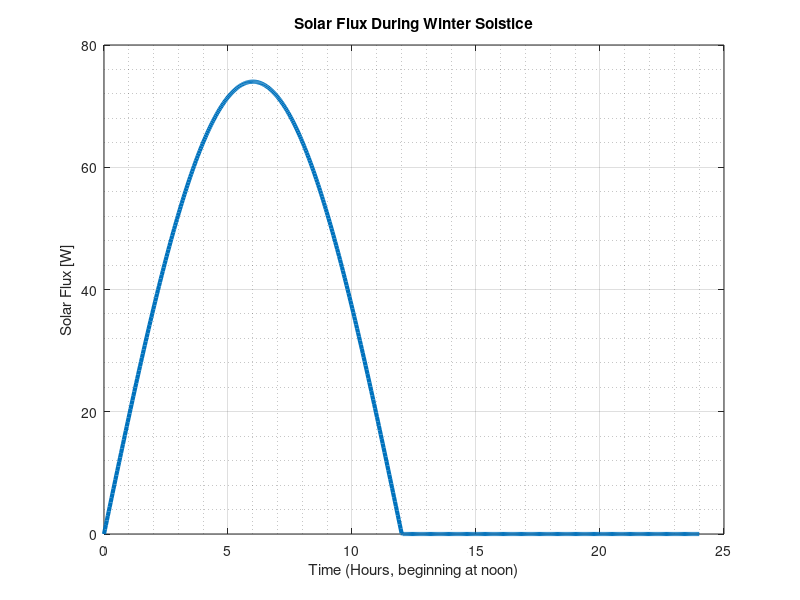

This figure's MATLAB source: (Note: this script raises an error after producing the figure.)
    %% Design Lab 
clear; clc; close all; 

IRSolar = 1361; %at 1 AU in w/m^2
IRSpaceCraftWinter = 88;  %w/m^2
IRSpaceCraftSummer = 63;  %w/m^2
InstrumentHeat = 20; %w
Rmin = 0.9827; %in AU
Rmax = 1.0205; %in AU 
theta = 0; % orbit angle 
phi = 23.5; % inclination angle 

% EmissivityRadiator = 0.91; % +- 0.02 
% AbsorbanceRadiator = 0.15; % +- 0.02

%These are to test that our code is giving the correct output 
EmissivityRadiator = 0.85; % +- 0.02 
AbsorbanceRadiator = 0.2; % +- 0.02

R = Rmin; 
IRSolarUseSummer = 1361 * (1/Rmax)^2; 
IRSolarUseWinter = 1361 * (1/Rmin)^2; 

%IRTotal = IRSolarUse + IRSpaceCraft + InstrumentHeat; 

Temp = 303; % in K
TempSpace = 0; 

%((Arad * EmissivityRadiator * IRSolarUse) + IRSpaceCraft + (Arad * EmissivityRadiator * IRSpaceCraft)) = (Arad * EmissivityRadiator)

AradSummer = -20/((IRSolarUseSummer*AbsorbanceRadiator*cosd(phi)) + (IRSpaceCraftSummer * EmissivityRadiator) - (EmissivityRadiator *(5.67*10^-8)* (Temp ^4 - TempSpace ^4)))
SideRad = sqrt(AradSummer)


AradWinter = -20/((IRSolarUseWinter*AbsorbanceRadiator*cosd(phi)) + (IRSpaceCraftWinter * EmissivityRadiator) - (EmissivityRadiator *(5.67*10^-8)* (Temp ^4 - TempSpace ^4)))
SideRad = sqrt(AradWinter)

IRSpaceCraftEquinox = (63+88)/2; %W/m^2
IRSpaceCraftEclipse = 11;
Aradeq = -20/((IRSolar*AbsorbanceRadiator) + (IRSpaceCraftEquinox * EmissivityRadiator) - (EmissivityRadiator *(5.67*10^-8)* (Temp ^4 - TempSpace ^4)))
%fprintf("IR Use is %f", IRSolarUse)


SolarFlux = [];
TempSpaceCraft = [];
TempSpaceCraft2 = [];
OpPower = [];
EPower = [];
for i = 0:0.01:2*pi
    if i <= pi 
       
        SolarF = Aradeq * IRSolarUseWinter * AbsorbanceRadiator *cosd(23.5)* sin(i); %+ (IRSpaceCraftWinter*AradWinter * AbsorbanceRadiator) ;
    
        OpP = 74.0071 - SolarF;
        if OpP < 0
           OpP = 0; 
        end
        
    else 
        SolarF = 0;
    end 
    SolarFlux = [SolarFlux;SolarF];
    OpPower = [OpPower; OpP];
    maxind1 = max(SolarFlux);
    T = ((SolarF + 20 + (Aradeq * EmissivityRadiator*IRSpaceCraftWinter))/(Aradeq * EmissivityRadiator *(5.67*10^-8)))^(1/4);
    TempSpaceCraft = [TempSpaceCraft;T];
    T2 = ((SolarF + OpP + 20 + (Aradeq * EmissivityRadiator*IRSpaceCraftWinter))/(Aradeq * EmissivityRadiator *(5.67*10^-8)))^(1/4);
    TempSpaceCraft2 = [TempSpaceCraft2;T2]; 
end 

%emergency power for winter can just be normal 20
for j = 1:629
     EP = 20;
     EPower = [EPower; EP];
end


figure  
plot(linspace(0,24,629), SolarFlux, 'LineWidth', 3)
xlabel("Time (Hours, beginning at noon)")
ylabel("Solar Flux [W]")
title('Solar Flux During Winter Solstice')
grid on
grid minor


figure
yyaxis left
plot(linspace(0,24,629), TempSpaceCraft, 'b--', 'LineWidth', 3)
xlabel("Time (Hours, beginning at noon)")
ylabel("Temperature [K]")
title('Unheated Temperature of the Radiator During Winter Solstice')
grid on
grid minor
hold on
plot(linspace(0,24,629), TempSpaceCraft2, 'b', 'LineWidth', 3)
yyaxis right
ylabel('Operational Power [W]')
plot(linspace(0,24,629), OpPower, 'r', 'LineWidth', 3)
legend('Unheated Temperature', 'Heated Temperature')



figure
yyaxis left
plot(linspace(0,24,629), TempSpaceCraft, 'b', 'LineWidth', 3)
xlabel("Time (Hours, beginning at noon)")
ylabel("Temperature [K]")
title(' Temperature of the Radiator During Winter Solstice')
grid on
grid minor
hold on
plot(linspace(0,24,629), TempSpaceCraft2, 'b', 'LineWidth', 3)
yyaxis right
ylabel('Operational Power [W]')
plot(linspace(0,24,629), OpPower, 'r', 'LineWidth', 3)
legend('Unheated Temperature', 'Heated Temperature')

figure
plot(linspace(0,24,629), OpPower, 'k', 'LineWidth', 3)
xlabel("Time (Hours, beginning at noon)")
ylabel("Power [W]")
title('Power During Winter Solstice')
grid on
grid minor
hold on
plot(linspace(0,24,629), EPower, 'm', 'LineWidth', 3)
legend('Operational Power','Emergency Power')


SolarFlux = [];
TempSpaceCraft = [];
OpPower = [];
EPower = [];
for i = 0:0.01:2*pi
    if i <= pi 
        SolarF = Aradeq * IRSolarUseSummer * AbsorbanceRadiator * cosd(23.5)*sin(i); %+ (IRSpaceCraftWinter*AradWinter * AbsorbanceRadiator) ;
         OpP = 67 - SolarF;
        if OpP < 0
           OpP = 0; 
        end
        
    
    else 
        SolarF = 0;
    end 
    SolarFlux = [SolarFlux;SolarF];
    OpPower = [OpPower; OpP];
    maxind2 = max(SolarFlux);
    T = ((SolarF + 20 + (Aradeq * EmissivityRadiator*IRSpaceCraftSummer))/(Aradeq * EmissivityRadiator *(5.67*10^-8)))^(1/4);
    TempSpaceCraft = [TempSpaceCraft;T];
    
end 

%emergency power calculations
for j = 1:629
     if TempSpaceCraft(j) > (273-40)
        EP = 20;
     else
         EP = 30;
     end
     EPower = [EPower; EP];
end
     
     

figure
plot(linspace(0,24,629), TempSpaceCraft, 'r', 'LineWidth', 3)
xlabel("Time (Hours, beginning at noon)")
ylabel("Temperature [K]")
title('Unheated Temperature of the Radiator During Summer Solstice')
grid on
grid minor

figure  
plot(linspace(0,24,629), SolarFlux, 'r', 'LineWidth', 3)
xlabel("Time (Hours, beginning at noon)")
ylabel("Solar Flux [W]")
title('Solar Flux During Summer Solstice')
grid on
grid minor

figure
plot(linspace(0,24,629), OpPower, 'k', 'LineWidth', 3)
xlabel("Time (Hours, beginning at noon)")
ylabel("Power [W]")
title('Power During Summer Solstice')
grid on
grid minor
hold on
plot(linspace(0,24,629), EPower, 'm', 'LineWidth', 3)
legend('Operational Power','Emergency Power')






% 
SolarFlux = [];
TempSpaceCraft = [];
OpPower = [];
EPower = [];
for i = 0:0.01:2*pi
    if i <= 2.98 
        SolarF = Aradeq * IRSolar * AbsorbanceRadiator * sin(i); %+ (IRSpaceCraftWinter*AradWinter * AbsorbanceRadiator) ;
        T = ((SolarF + 20 + (Aradeq * EmissivityRadiator*IRSpaceCraftEquinox))/(Aradeq * EmissivityRadiator *(5.67*10^-8)))^(1/4);
        OpP = 76 - SolarF;
        if OpP < 0
           OpP = 0; 
        end
        
    elseif i > 2.98 && i < 3.30
        
        SolarF = 0;
        
        T = ((SolarF+(Aradeq * EmissivityRadiator*IRSpaceCraftEclipse))/(Aradeq * EmissivityRadiator * (5.67*10^-8)))^(1/4);
       OpP = 76 - SolarF;
        if OpP < 0
           OpP = 0; 
        end
    
    else
       SolarF = 0;
        T = ((SolarF + 20 + (Aradeq * EmissivityRadiator*IRSpaceCraftEquinox))/(Aradeq * EmissivityRadiator *(5.67*10^-8)))^(1/4);
        OpP = 76 - SolarF;
        if OpP < 0
           OpP = 0; 
        end
    end
    SolarFlux = [SolarFlux;SolarF];
    OpPower = [OpPower; OpP];
   % T = ((SolarF + 20 + (Aradeq * EmissivityRadiator*IRSpaceCraftEquinox))/(Aradeq * EmissivityRadiator *(5.67*10^-8)))^(1/4);
    TempSpaceCraft = [TempSpaceCraft;T];
    maxind3 = max(SolarFlux);
end 


%emergency power calculations
for j = 1:629
     if TempSpaceCraft(j) > (273-40)
        EP = 20;
     elseif TempSpaceCraft(j) < (273-50)
         EP = 50; %gotta change this to account for super low temp
     else
         EP = 30;
     end
     EPower = [EPower; EP];
end


figure  
plot(linspace(0,24,629), SolarFlux, 'g', 'LineWidth', 3)
xlabel("Time(Hours, beginning at noon)")
ylabel("Solar Flux [W]")
title('Solar Flux During Equinox')
grid on

figure
plot(linspace(0,24,629), TempSpaceCraft, 'g', 'LineWidth', 3)
xlabel("Time(Hours, beginning at noon)")
ylabel("Temperature [K]")
title('Unheated Temperature of the Radiator During Equinox')
grid on

figure
plot(linspace(0,24,629), OpPower, 'k', 'LineWidth', 3)
xlabel("Time (Hours, beginning at noon)")
ylabel("Power [W]")
title('Power During Equinox')
grid on
grid minor
hold on
plot(linspace(0,24,629), EPower, 'm', 'LineWidth', 3)
legend('Operational Power','Emergency Power')

